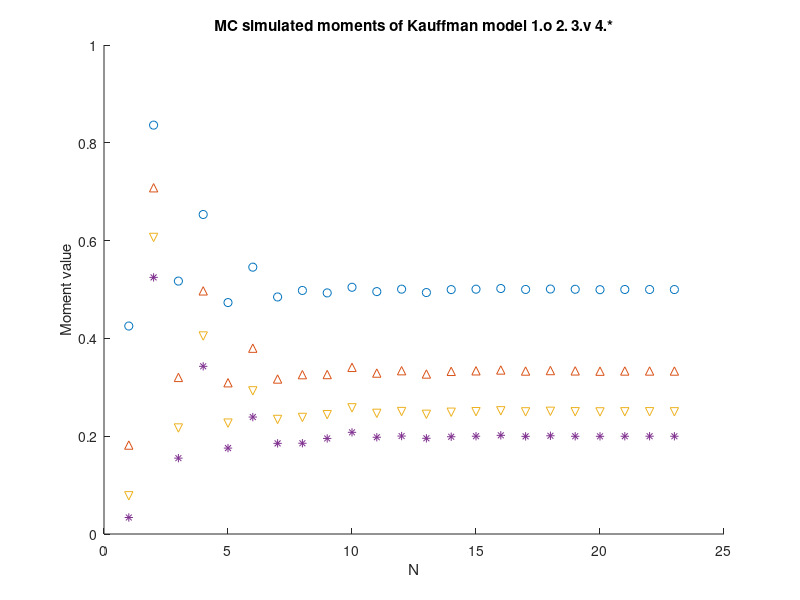
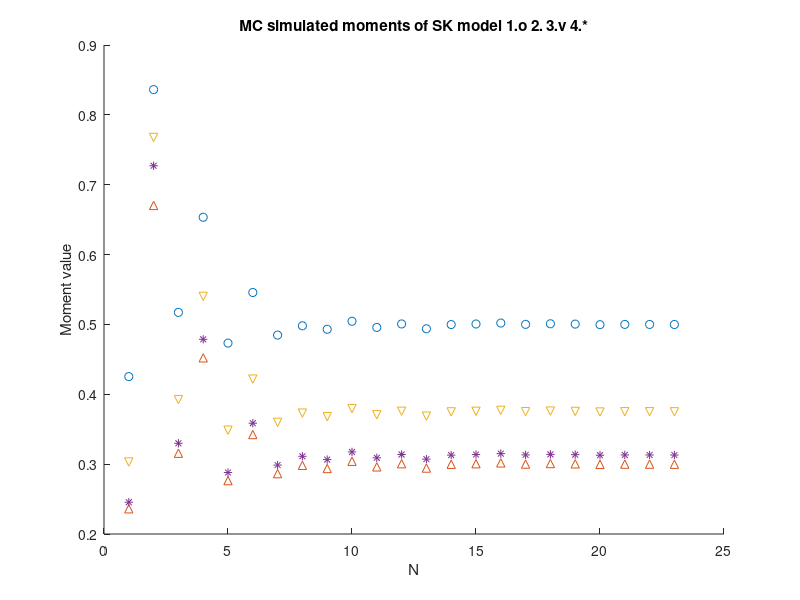
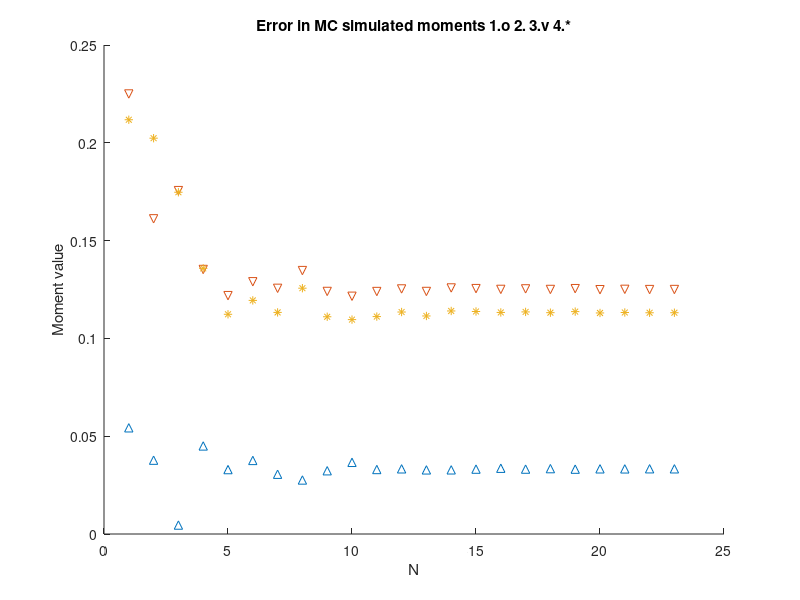

The MATLAB source for these figures, in order:
%%
% multivalley structure in kauffman model
% --------------------------------------------------------------------------

Nmax = 23;
ybar = zeros(1,Nmax);
y2bar = zeros(1,Nmax);
y3bar = zeros(1,Nmax);
y4bar = zeros(1,Nmax);
ybarsk = zeros(1,Nmax);
y2barsk = zeros(1,Nmax);
y3barsk = zeros(1,Nmax);
y4barsk = zeros(1,Nmax);

for N=1:Nmax,
    w = rand(1,2^N);
    ybar(N) = mean(w);
    y2bar(N) = mean(w.^2);
    y3bar(N) = mean(w.^3);
    y4bar(N) = mean(w.^4);
    % using random free energy picture for the Sherrington-Kirkpatrick model
    y2barsk(N) = 0.3*(ybar(N)+2*ybar(N)^2);
    y3barsk(N) = 0.5*ybar(N)*(ybar(N)+1);
    y4barsk(N) = 0.167*ybar(N)*(ybar(N)+1)*(ybar(N)+2);
end

figure;
hold on;
scatter([1:Nmax], ybar, 'or');
scatter([1:Nmax], y2bar, '^r');
scatter([1:Nmax], y3bar, 'vr');
scatter([1:Nmax], y4bar, '*r');
xlabel('N'); ylabel('Moment value'); title(['MC simulated moments of Kauffman model 1.o 2.^ 3.v 4.*']);

figure;
hold on;
scatter([1:Nmax], ybar, 'or');
scatter([1:Nmax], y2barsk, '^r');
scatter([1:Nmax], y3barsk, 'vr');
scatter([1:Nmax], y4barsk, '*r');
xlabel('N'); ylabel('Moment value'); title(['MC simulated moments of SK model 1.o 2.^ 3.v 4.*']);

figure;
hold on;
scatter([1:Nmax], abs(y2barsk-y2bar), '^r');
scatter([1:Nmax], abs(y3barsk-y3bar), 'vr');
scatter([1:Nmax], abs(y4barsk-y4bar), '*r');
xlabel('N'); ylabel('Moment value'); title(['Error in MC simulated moments 1.o 2.^ 3.v 4.*']);
